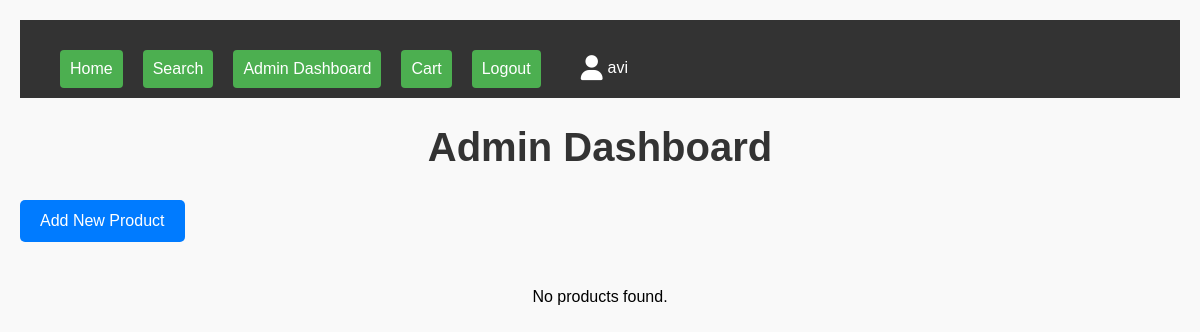
The app's page /admin_dashboard (signed in), older data.
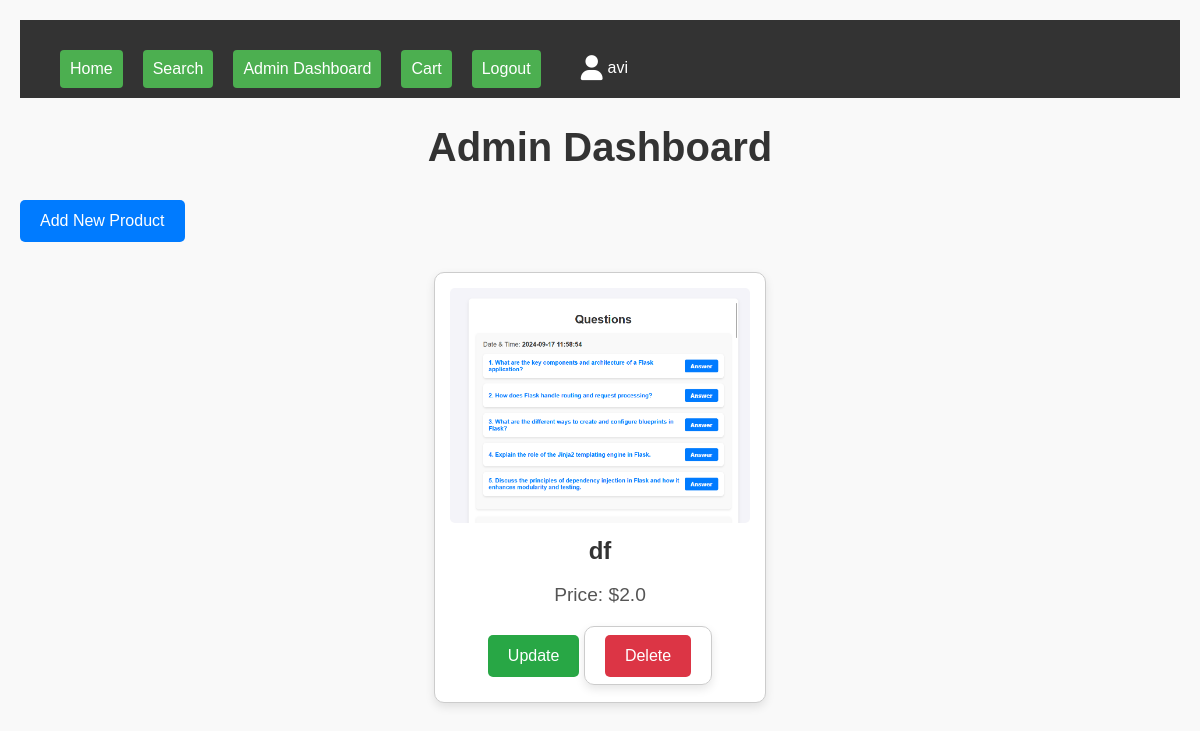
The same page, newer data.
### app.py (models this page shows)
class Product(db.Model):
    __tablename__ = 'products'
    id = db.Column(db.Integer, primary_key=True)
    name = db.Column(db.String(100), nullable=False)
    category = db.Column(db.String(50), nullable=False)
    description = db.Column(db.Text, nullable=False)
    price = db.Column(db.Float, nullable=False)
    image_file = db.Column(db.String(120), nullable=False)
    admin_id = db.Column(db.Integer, db.ForeignKey('users.id'), nullable=False)
    admin = db.relationship('User', backref='products')

### app.py (the view)
@app.route('/admin_dashboard')
@login_required
def admin_dashboard():
    products = Product.query.filter_by(admin_id=current_user.id).all()
    return render_template('admin_dashboard.html', products=products)

### app.py (called while the page is built)
@login_manager.user_loader
def load_user(user_id):
    return User.query.get(int(user_id))

### templates/admin_dashboard.html (shortened to what this page needs)
{% extends "base.html" %}
{% block content %}
    <h1>Admin Dashboard</h1>
    <a href="{{ url_for('add_product') }}" class="btn btn-add">Add New Product</a>
    <div class="product-list">
        {% for product in products %}
            <div class="product-card">
                <img src="{{ url_for('static', filename='uploads/' + product.image_file) }}" alt="{{ product.name }}" class="product-image">
                <h2 class="product-name">{{ product.name }}</h2>
                <p class="product-price">Price: ${{ product.price }}</p>
                <div class="button-group">
                    <a href="{{ url_for('update_product', product_id=product.id) }}" class="btn btn-update">Update</a>
                    <form action="{{ url_for('delete_product', product_id=product.id) }}" method="POST" style="display:inline;">
                        <button type="submit" class="btn btn-delete">Delete</button>
                    </form>
                </div>
            </div>
        {% else %}
            <p>No products found.</p>
        {% endfor %}
    </div>
{% endblock %}

Row changes from the older to the newer data that the page shows:
added Product: image_file (picture), name "df", price "2.0"
Text that changed along with them:
text no longer shown: "No products found."
